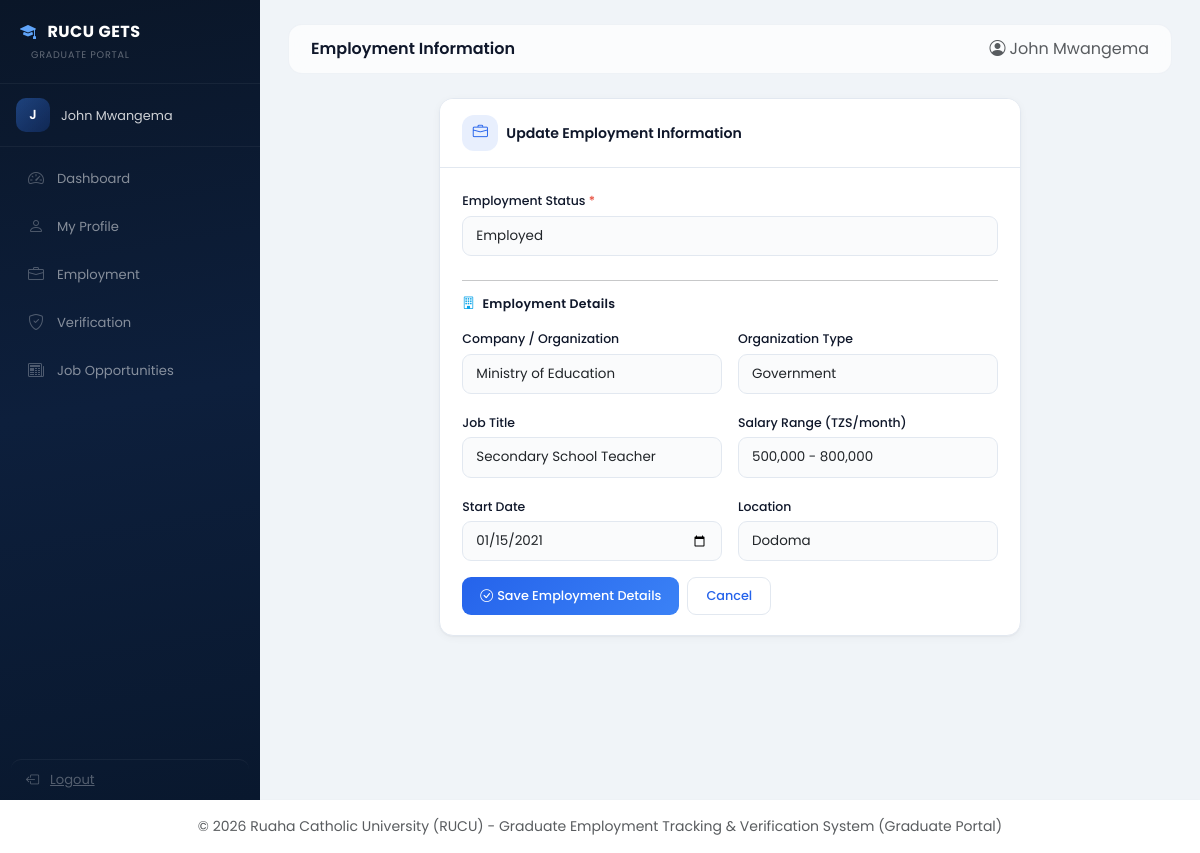
The page /graduate/employment.php (signed in) on the database its author committed.
### tables this page shows
CREATE TABLE IF NOT EXISTS employment_details (
    id INT AUTO_INCREMENT PRIMARY KEY,
    graduate_id INT NOT NULL,
    employment_status ENUM('employed', 'self_employed', 'unemployed', 'further_studies', 'seeking') DEFAULT 'unemployed',
    company_name VARCHAR(200),
    organization_type ENUM('government', 'private', 'ngo', 'self_employed', 'international', 'other'),
    job_title VARCHAR(150),
    salary_range VARCHAR(50),
    start_date DATE,
    location VARCHAR(150),
    updated_at TIMESTAMP DEFAULT CURRENT_TIMESTAMP ON UPDATE CURRENT_TIMESTAMP,
    FOREIGN KEY (graduate_id) REFERENCES graduates(id) ON DELETE CASCADE,
    INDEX idx_graduate_id (graduate_id),
    INDEX idx_employment_status (employment_status)
);

### graduate/employment.php (the view, shortened to what this page needs)
<?php
$db = getDB();
$graduate_id = $_SESSION['graduate_id'];
$stmt = $db->prepare("SELECT * FROM employment_details WHERE graduate_id = ?");
$stmt->execute([$graduate_id]);
$employment = $stmt->fetch();
require_once __DIR__ . '/../includes/graduate_header.php';
?>
<div class="row justify-content-center">
    <div class="col-lg-8">
        <div class="card animate-in animate-delay-1">
            <div class="card-header d-flex align-items-center gap-2">
                <div class="icon-box" style="background:rgba(37,99,235,0.1);color:var(--rucu-primary);width:36px;height:36px;font-size:0.95rem">
                    <i class="bi bi-briefcase"></i>
                </div>
                <h5 class="mb-0">Update Employment Information</h5>
            </div>
            <div class="card-body">
                <form method="POST" action="">
                    <div class="mb-4">
                        <label class="form-label">Employment Status <span style="color:#e74c3c">*</span></label>
                        <select name="employment_status" class="form-select" id="emp_status" required>
                            <option value="employed" <?= ($employment['employment_status'] ?? '') == 'employed' ? 'selected' : '' ?>>Employed</option>
                        </select>
                    </div>
                    <div id="employment_fields" class="animate-in" style="display: <?= in_array($employment['employment_status'] ?? '', ['employed', 'self_employed']) ? 'block' : 'none' ?>">
                        <hr>
                        <h6 style="font-size:0.78rem;font-weight:600;color:var(--rucu-text);margin-bottom:14px;letter-spacing:0.3px"><i class="bi bi-building me-1" style="color:var(--rucu-accent)"></i> Employment Details</h6>
                        <div class="row g-3 mb-3">
                            <div class="col-md-6">
                                <label class="form-label">Company / Organization</label>
                                <input type="text" name="company_name" class="form-control" value="<?= htmlspecialchars($employment['company_name'] ?? '') ?>" placeholder="e.g., Ruaha Catholic University">
                            </div>
                            <div class="col-md-6">
                                <label class="form-label">Organization Type</label>
                                <select name="organization_type" class="form-select">
                                    <option value="government" <?= ($employment['organization_type'] ?? '') == 'government' ? 'selected' : '' ?>>Government</option>
                                </select>
                            </div>
                        </div>
                        <div class="row g-3 mb-3">
                            <div class="col-md-6">
                                <label class="form-label">Job Title</label>
                                <input type="text" name="job_title" class="form-control" value="<?= htmlspecialchars($employment['job_title'] ?? '') ?>" placeholder="e.g., Lecturer">
                            </div>
                            <div class="col-md-6">
                                <label class="form-label">Salary Range (TZS/month)</label>
                                <select name="salary_range" class="form-select">
                                    <option value="500000-800000" <?= ($employment['salary_range'] ?? '') == '500000-800000' ? 'selected' : '' ?>>500,000 - 800,000</option>
                                </select>
                            </div>
                        </div>
                        <div class="row g-3 mb-3">
                            <div class="col-md-6">
                                <label class="form-label">Start Date</label>
                                <input type="date" name="start_date" class="form-control" value="<?= $employment['start_date'] ?? '' ?>">
                            </div>
                            <div class="col-md-6">
                                <label class="form-label">Location</label>
                                <input type="text" name="location" class="form-control" value="<?= htmlspecialchars($employment['location'] ?? '') ?>" placeholder="e.g., Dar es Salaam">
                            </div>
                        </div>
                    </div>
                    <div class="d-flex gap-2 mt-3">
                        <button type="submit" class="btn btn-primary"><i class="bi bi-check-circle me-1"></i>Save Employment Details</button>
                        <a href="dashboard.php" class="btn btn-outline-primary">Cancel</a>
                    </div>
                </form>
            </div>
        </div>
    </div>
</div>
<?php require_once __DIR__ . '/../includes/graduate_footer.php'; ?>

### includes/graduate_header.php (style rules this page uses)
:root { --navy-900: #0b1a33; --navy-800: #0f2847; --navy-700: #1a3a5f; --blue-600: #2563eb; --blue-500: #3b82f6; --blue-400: #60a5fa; --sky-400: #38bdf8; --sky-300: #7dd3fc; --rucu-primary: #2563eb; --rucu-primary-light: #3b82f6; --rucu-accent: #0ea5e9; --rucu-surface: #ffffff; --rucu-bg: #f0f4f8; --rucu-text: #0f172a; --rucu-text-light: #64748b; --rucu-border: #e2e8f0; --rucu-radius: 14px; --rucu-radius-sm: 9px; --rucu-shadow: 0 1px 2px rgba(0,0,0,0.04), 0 2px 8px rgba(0,0,0,0.04); --rucu-shadow-hover: 0 8px 24px rgba(37,99,235,0.1), 0 2px 8px rgba(0,0,0,0.04); --rucu-shadow-lg: 0 20px 40px rgba(37,99,235,0.12), 0 4px 16px rgba(0,0,0,0.06); --rucu-glow: 0 0 0 3px rgba(37,99,235,0.1); }
body { font-family: 'Poppins', sans-serif; background: #f0f4f8; color: var(--rucu-text); font-weight: 400; -webkit-font-smoothing: antialiased; }
.animate-in { animation: fadeInUp 0.45s cubic-bezier(0.16, 1, 0.3, 1) forwards; }
.animate-delay-1 { animation-delay: 0.05s; opacity: 0; }
.card { border: 1px solid var(--rucu-border); border-radius: var(--rucu-radius); box-shadow: var(--rucu-shadow); transition: all 0.3s ease; overflow: hidden; background: var(--rucu-surface); }
.card-header { background: var(--rucu-surface); border-bottom: 1px solid var(--rucu-border); padding: 16px 22px; }
.card-header h5 { font-weight: 600; font-size: 0.88rem; color: var(--rucu-text); }
.card-body { padding: 20px 22px; }
.icon-box { width: 42px; height: 42px; display: flex; align-items: center; justify-content: center; border-radius: 12px; font-size: 1.1rem; flex-shrink: 0; transition: all 0.3s ease; }
.btn { font-weight: 500; font-size: 0.8rem; border-radius: var(--rucu-radius-sm); transition: all 0.2s ease; padding: 8px 18px; }
.btn-primary { background: linear-gradient(135deg, var(--rucu-primary), var(--rucu-primary-light)); border: none; color: #fff; }
.btn-outline-primary { border: 1px solid var(--rucu-border); color: var(--rucu-primary); background: transparent; }
.form-control, .form-select { border: 1.5px solid var(--rucu-border); border-radius: var(--rucu-radius-sm); font-size: 0.84rem; font-weight: 400; padding: 9px 13px; transition: all 0.2s ease; background: #fafbfc; }
.form-label { font-weight: 500; font-size: 0.78rem; color: var(--rucu-text); margin-bottom: 5px; }

### rows shown on the page
employment_details: employment_status "Employed", company_name "Ministry of Education", organization_type "Government", job_title "Secondary School Teacher", salary_range "500,000 - 800,000", start_date "01/15/2021", location "Dodoma"

### other values the page prints
substr($_SESSION['graduate_name'] ?? 'G', 0, 1) "J"
$_SESSION['graduate_name'] "John Mwangema"
$pageTitle "Employment Information"
